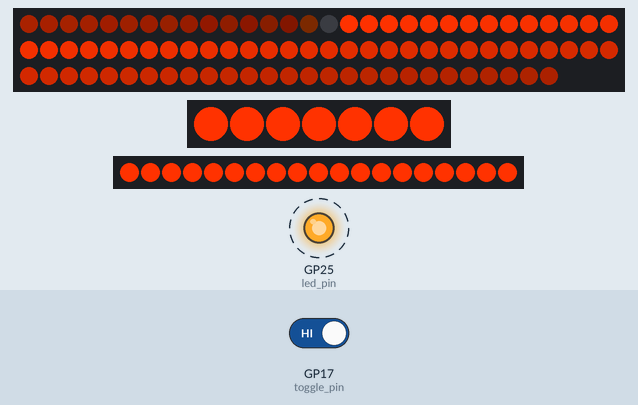
Recording of a program running on a simulated Raspberry Pi Pico running MicroPython. Parts: 87 RGB LEDs in strip order, left to right, continuing on the next row, 7 RGB LEDs in strip order, left to right, 19 RGB LEDs in strip order, left to right, output pins drawn as LEDs (lit = HIGH). Dashed ring = blinking. The inputs (shaded band) are chosen by the test bench; at power-on: GP17 (toggle_pin) HIGH. Library files of the repository ran but are not shown: neopixel.py.

Above: at 1.2 s.
1.3 s: GP17 (toggle_pin) driven LOW
At 1.65 s:
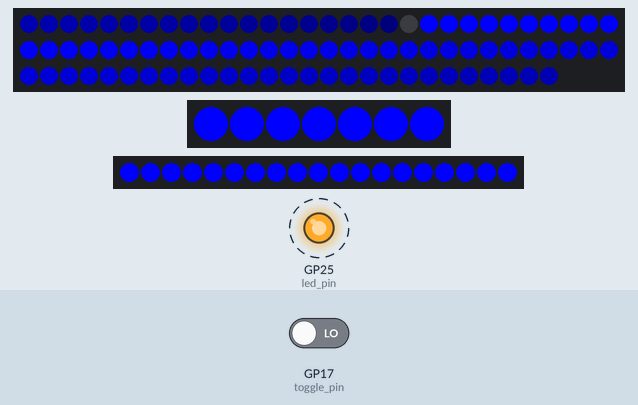
At 2.25 s:
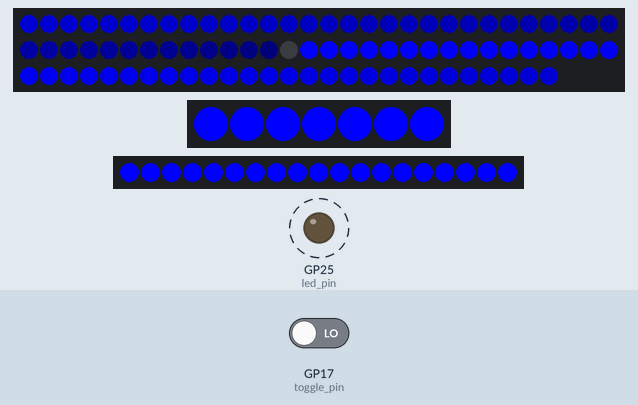
3.9 s: GP17 (toggle_pin) driven HIGH
At 4.07 s:
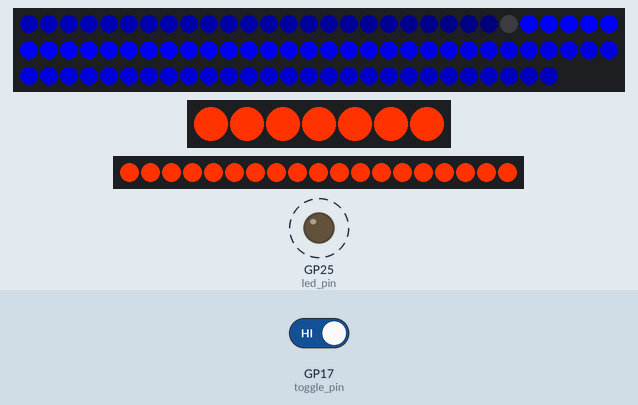
Timing chart, 0 to 11.4 s (numbered marks = the images above; inputs shaded):
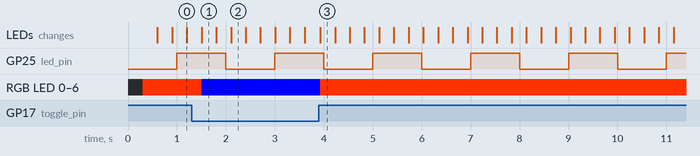

Measured:
- after the input at 1.3 s, the LEDs: change after 0.20 s (image 1)
- after the input at 3.9 s, the LEDs: change at once (image 3)
- by itself, GP25 (led_pin): alternates HIGH for 1.0 s and LOW for 1.0 s

The program:

main.py
```python
import time

import gc

from neopixel import Neopixel
from machine import Pin, Timer

# I think this is unncessary, but it doens't hurt anything
gc.enable()

# set up some default colors
CLR_BLACK = (0, 0, 0)
CLR_ORANGE = (255, 50, 0)
CLR_BLUE = (0, 0, 255)

# numbers of pixels for our LEDs
NUM_SOLID_PIX = 7
NUM_SOLID_PIX_2 = 19
NUM_CHASE_PIX = 87

# pins we're connected to
PIN_SOLID_1 = 14
PIN_SOLID_2 = 15
PIN_CHASE = 16
PIN_TOGGLE = 17

# the LED areas
led_solid_1 = Neopixel(NUM_SOLID_PIX, 0, PIN_SOLID_1, "GRB", 0)
led_solid_2 = Neopixel(NUM_SOLID_PIX_2, 1, PIN_SOLID_2, "GRB", 0)
led_chase = Neopixel(NUM_CHASE_PIX, 2, PIN_CHASE, "GRB", 0)

led_pin = Pin("LED", Pin.OUT)

toggle_pin = Pin(PIN_TOGGLE, mode=Pin.IN, pull=Pin.PULL_UP)

last_pin_state = -1
current_pin_state = toggle_pin.value()

def show_leds() -> None:
    led_solid_1.show()
    led_solid_2.show()
    led_chase.show()

def switch_color(clr):

    led_solid_1.fill(clr)
    led_solid_2.fill(clr)
    led_chase.set_pixel_line_gradient(0, NUM_CHASE_PIX - 1, clr, CLR_BLACK)
    show_leds()

def toggle_callback(pin):
    global current_pin_state
    global toggle_pin

    current_pin_state = pin.value()

def blink_callback(timer):
    global led_pin
    led_pin.toggle()


toggle_pin.irq(trigger=Pin.IRQ_FALLING | Pin.IRQ_RISING, handler=toggle_callback)

blink_timer = Timer()
blink_timer.init(freq=1, mode=Timer.PERIODIC, period=1, callback=blink_callback)

while True:
    led_chase.rotate_right(1)
    led_chase.show()
    if last_pin_state != current_pin_state:
        if current_pin_state == 0:
            switch_color(CLR_BLUE)
        else:
            switch_color(CLR_ORANGE)
        last_pin_state = current_pin_state

    time.sleep_us(200)
```
